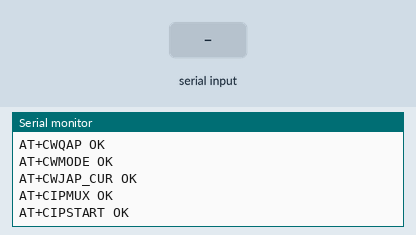
This sketch was run on a simulated Arduino Uno, built with avr-gcc and run on an emulated ATmega328P. On the bench: the last lines printed to the serial monitor. Inputs (shaded band) come from the test bench. The modem accepts every AT command (registered, SIM ready, sends succeed) and sends nothing else.

Above: at 6.8 s.
6.9 s: "ATE0\n" received over the second serial link
At 7.2 s:
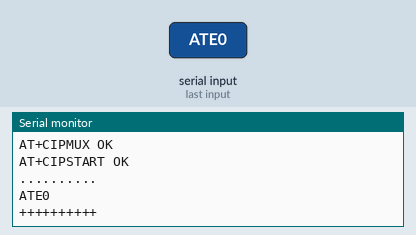
8.4 s: "90,45,200\n" received over the second serial link
At 8.8 s:
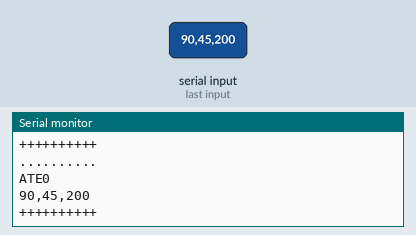
9.9 s: "90,45\n" received over the second serial link
At 11.1 s:
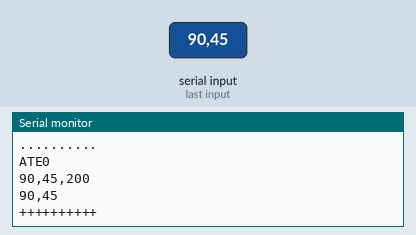
11.4 s: "O90\n" received over the second serial link
At 12.6 s:
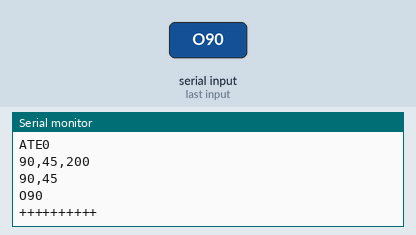
12.9 s: "O,45\n" received over the second serial link
At 14.0 s:
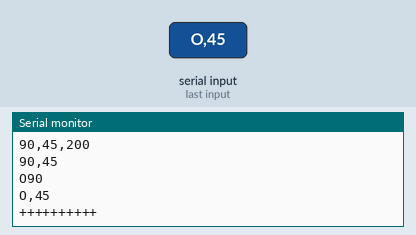
14.4 s: "K90\n" received over the second serial link
At 15.3 s:
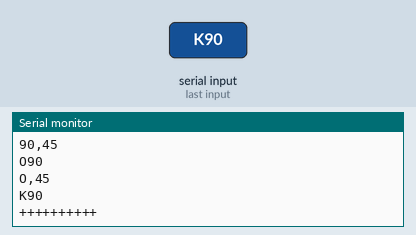

Measured:
- after the input at 6.9 s, the serial monitor: prints a new line at once (image 1)
- after the input at 8.4 s, the serial monitor: prints a new line at once (image 2)
- after the input at 9.9 s, the serial monitor: prints a new line at once (image 3)
- after the input at 11.4 s, the serial monitor: prints a new line at once (image 4)
- after the input at 12.9 s, the serial monitor: prints a new line at once (image 5)
- after the input at 14.4 s, the serial monitor: prints a new line at once (image 6)

The sketch:

wfm.ino
```cpp
#include <SoftwareSerial.h>
#include "wfm.h"

#define RETRY_COUNT    1000
#define AP_INFO       "\"DAL\",\"01041560094\""
#define SVR_INFO      "\"TCP\",\"192.168.0.3\",2654"

#define GBUF_SZ        128

SoftwareSerial srl(6,7);
tagWFM  wfm;
char gbuf[GBUF_SZ];

unsigned int intr[2] = {0,0};

char uart_read()
{
  return srl.read();
}

int uart_write(char* p, int sz)
{
  return srl.write(p, sz);
}

int uart_status(char* p, int sz)
{
  Serial.print(p);
  return 0;
}

void xinterrupt()
{
  char c = srl.read();
  Serial.println(c);

  if ( c=='O' || c=='K' || c=='\r' || c=='\n' )
  {
    delay(4000);
  }
}


void set_interrupt(int id, void(*f)(), int mode, int pn)
{
  intr[0] = (0x0001<<pn);
  attachInterrupt(id, f, mode);
}

void setup() {
  Serial.begin(9600);
  srl.begin(BAUD_RATE);
  Serial.print("program start .... \r\n");
  //set_interrupt(0, xinterrupt, CHANGE, 6);

  memset(&wfm, 0, sizeof(tagWFM));
  wfm.uwrite = uart_write;
  wfm.uread = uart_read;
  wfm.ustatus = uart_status;

  srl.listen();
}

void loop() {
  int c = 0;
  int e = 0;
  int i = 0;
  int sz = 0;
  int r = 0;
  char buf[UART_BUF_SZ];
  char cbuf[2][32];
  char vbuf[32];
  int ce = 0;

  memset(buf, 0, UART_BUF_SZ);
#if 1
  delay(2000);
  wfm_uwrite(&wfm, "AT+UART_DEF", "9600,8,1,0,0");
  e = wfm_uread_check(&wfm, buf, UART_BUF_SZ, "OK\r\n", 4, 1000);
   Serial.print("AT+UART_DEF ");
  if ( e > 0 ) Serial.print("OK\r\n");
  else Serial.print("FAIL\r\n");

  delay(2000);
  srl.begin(9600);
  delay(2000);

  memset(buf, 0, UART_BUF_SZ);
  wfm_uwrite(&wfm, "ATE1", 0);
  e = wfm_uread_check(&wfm, buf, UART_BUF_SZ, "OK\r\n", 4, 1000);
  Serial.print("ATE1 ");
  if ( e > 0 ) Serial.print("OK\r\n");
  else Serial.print("FAIL\r\n");

  memset(buf, 0, UART_BUF_SZ);
  wfm_uwrite(&wfm, "AT+CWAUTOCONN", "0");
  e = wfm_uread_check(&wfm, buf, UART_BUF_SZ, "OK\r\n", 4, 1000);
  Serial.print("AT+CWAUTOCONN ");
  if ( e > 0 ) Serial.print("OK\r\n");
  else Serial.print("FAIL\r\n");

  memset(buf, 0, UART_BUF_SZ);
  wfm_uwrite(&wfm, "AT+CWQAP", 0);
  e = wfm_uread_check(&wfm, buf, UART_BUF_SZ, "OK\r\n", 4, 1000);
  Serial.print("AT+CWQAP ");
  if ( e > 0 ) Serial.print("OK\r\n");
  else Serial.print("FAIL\r\n");

  memset(buf, 0, UART_BUF_SZ);
  wfm_uwrite(&wfm, "AT+CWMODE", "1");
  e = wfm_uread_check(&wfm, buf, UART_BUF_SZ, "OK\r\n", 4, 1000);
  Serial.print("AT+CWMODE ");
  if ( e > 0 ) Serial.print("OK\r\n");
  else Serial.print("FAIL\r\n");

  e = -1;
  while ( 1 )
  {
    if ( e < 0 )
    {
      memset(buf, 0, UART_BUF_SZ);
      wfm_uwrite(&wfm, "AT+CWJAP_CUR", AP_INFO);
    }
    e = wfm_uread_check(&wfm, buf, UART_BUF_SZ, "OK\r\n", 4, 1000);
    if ( e > 0 )
    {
      break;
    }
  }
  Serial.print("AT+CWJAP_CUR ");
  if ( e > 0 ) Serial.print("OK\r\n");
  else Serial.print("FAIL\r\n");

  e = -1;
  while ( 1 )
  {
    if ( e < 0 )
    {
      memset(buf, 0, UART_BUF_SZ);
      wfm_uwrite(&wfm, "AT+CIPMUX", "0");
    }
    e = wfm_uread_check(&wfm, buf, UART_BUF_SZ, "OK\r\n", 4, 1000);
    if ( e > 0 )
    {
      break;
    }
  }
  Serial.print("AT+CIPMUX ");
  if ( e > 0 ) Serial.print("OK\r\n");
  else Serial.print("FAIL\r\n");

  e = -1;
  while ( 1 )
  {
    if ( e < 0 )
    {
      memset(buf, 0, UART_BUF_SZ);
      wfm_uwrite(&wfm, "AT+CIPSTART", SVR_INFO);
    }
    e = wfm_uread_check(&wfm, buf, UART_BUF_SZ, "OK\r\n", 4, 1000);
    if ( e > 0 )
    {
      break;
    }
  }
  Serial.print("AT+CIPSTART ");
  if ( e > 0 ) Serial.print("OK\r\n");
  else Serial.print("FAIL\r\n");

  i = 0;
  while ( 1 )
  {
    e = wfm_uread(&wfm, &buf[i], UART_BUF_SZ);
    if ( e > 0 )
    {
      i+=e;

      Serial.println("..........");
      Serial.println(buf);
      Serial.println("++++++++++");
      sz = wfm_check(&wfm, buf, i, "+IPD,", 5);
      if ( sz > 0 && i>10 )
      {
        //sz = wfm_check(&wfm, buf, i, "\r\n", 2);
        //if ( sz > 0 )
        {
          i = 0;
          ce = wfm_str_dlmtr(&wfm, buf, ":", 0, cbuf[0]);
          cbuf[0][ce] = 0;
          ce = wfm_str_dlmtr(&wfm, buf, ":", 1, cbuf[1]);
          cbuf[1][ce] = 0;

          Serial.println("----------");
          ce = wfm_str_dlmtr(&wfm, cbuf[0], ",", 1, vbuf);
          vbuf[ce] = 0;
          {
            char dbg[32];
            sprintf(dbg, "read : %d --> ", atoi(vbuf));
            Serial.print(dbg);
          }
          ce = wfm_str_dlmtr(&wfm, cbuf[1], ",", 0, vbuf);
          vbuf[ce] = 0;
          {
            char dbg[32];
            sprintf(dbg, "a : %d ,  ", atoi(vbuf));
            Serial.print(dbg);
          }
          ce = wfm_str_dlmtr(&wfm, cbuf[1], ",", 1, vbuf);
          vbuf[ce] = 0;
          {
            char dbg[32];
            sprintf(dbg, "b : %d\r\n", atoi(vbuf));
            Serial.print(dbg);
          }
          Serial.println("==========");
        }
      }
    }
  }

#endif

}
```

wfm.c
```cpp
#include "Arduino.h"
#include "wfm.h"
#include <stdio.h>

void wfm_debug(tagWFM* p, char* buf, int sz, int mode)
{
  int i = 0;
  int ii = 0;
  char dbg[80];

  if ( mode == 0x16 )
  {
    for ( i=0 ; i<sz ; i++ )
    {
      sprintf(&dbg[ii], "%02X:%c ", (unsigned char)*(buf+i), (unsigned char)*(buf+i));
      ii+=5;
    }
    dbg[ii] = 0;
    p->ustatus(dbg, ii);
  }
  else
  {
    p->ustatus(buf, sz);
  }
}

#if 0
int wfm_check_ack(tagWFM* p, char* ack, int sz, char* out, int osz, int m)
{
  int e = UART_PENDDING;
  int idx = 0;
  char c = 0;
  int i = 0;
  int ii=0;
  int _sz = sz-1;

  char str[16];

  for ( idx = 0; idx<osz ; idx++ )
  {
    c = p->uread();
    if ( c >= 0 )
    {
      *(out+p->idx) = c;
      if (  (m==0) && (p->idx>0)  )
      {
        for ( i=0 ; i<sz ; i++ )
        {
          if (  *(out+p->idx-i) == *(ack+_sz) )
          {
            _sz--;
            if ( _sz < 0 )
            {
              e = p->idx;
              p->idx = 0;
              break;
            }
          }
        }
        if ( e > 0 )
        {
          break;
        }
      }
      p->idx++;
      if ( (m>0) && (m==p->idx) )
      {
        e = p->idx;
        break;
      }
    }
  }
  return e;
}
#endif

#if 0
int wfm_uread_check_ack(tagWFM* p, int count, char* ack, int sz, char* out, int osz, int m)
{
  int e = -1;
  int idx = 0;
  for ( idx = 0 ; idx<count ; idx++ )
  {
    e = wfm_check_ack(p, ack, sz, out, osz, m);
    if ( e >= UART_OK  )
    {
      break;
    }
  }
  return e;
}
#endif

int wfm_check(tagWFM* p, char* buf, int sz, char* ack, int asz)
{
  int e = 0;
  int i = 0;
  int _i=0;
  unsigned int chk = 0x0000;
  for ( i=sz-1, _i=asz-1 ; i>=0 ; i-- )
  {
    if (  *(buf+i) == *(ack+_i)  )
    {
      /***************************************
      {
        char dbg[32];
        wfm_debug(p, "\r\n>>>>>>>>>>>>>>>>>>>\r\n", 0, 0);
        sprintf(dbg, "(%d, %d) -> (%02X:%c, %02X:%c)", i, _i, (unsigned char)*(buf+i), *(buf+i), (unsigned char)*(ack+_i), *(ack+_i));
        wfm_debug(p, dbg, 0, 0);
        wfm_debug(p, "\r\n<<<<<<<<<<<<<<<<<<<\r\n", 0, 0);
      }
      ***************************************/
      _i--;
      e++;
      if ( _i < 0 ) break;
    }
    else
    {
      _i = asz-1;
      e = 0;
    }

  }

  if ( _i>=0 ) e = 0;
  return e;
}


int wfm_uread(tagWFM* p, char* buf, int sz)
{
  int i = 0;
  char c = 0;
  for ( i=0 ; i<sz ; )
  {
    c=p->uread();
    if ( c >= 0 )
    {
      *(buf+i) = c;
      i++;
      *(buf+i) = 0;
    }
    else
    {
      break;
    }
  }
  return i;
}

int wfm_uread_check(tagWFM* p, char* buf, int sz, char* ack, int asz, int count)
{
  int e = 0;
  int c = 0;
  int i = 0;
  for (c=0 ; c<count ; c++)
  {
    e = wfm_uread(p, (buf+i), sz);
    if ( e > 0 )
    {
      i+=e;
      /***************************************
      wfm_debug(p, "\r\n-------------------\r\n", 0, 0);
      {
        char dbg[80];
        sprintf(dbg, "i : %d\r\n", i);
        wfm_debug(p, dbg, 0, 0);
      }
      wfm_debug(p, buf, i, 0);
      wfm_debug(p, "\r\n===================\r\n", 0, 0);
      ***************************************/

      e = wfm_check(p, buf, i, ack, asz);
      if ( e > 0 )
      {
        break;
      }
    }
  }
  return e;
}

int wfm_uwrite(tagWFM* p, char* cmd, char* arg)
{
  char _cmd[UART_BUF_SZ];
  if ( arg )
  {
    sprintf(_cmd, "%s=%s\r\n", cmd, arg);
  }
  else
  {
    sprintf(_cmd, "%s\r\n", cmd);
  }
  return p->uwrite(_cmd, strlen(_cmd));
  //return p->srl.write(_cmd, strlen(_cmd));
}

int wfm_write(tagWFM* p, char* buf, int sz, int msec)
{
  int e = 0;
  int i = 0;
  char _sb[UART_BUF_SZ];
  sprintf(_sb, "%d", sz);

  wfm_uwrite(p, "AT+CIPSENDEX", _sb);
  //e = wfm_uread(p, 1000, "> ", 2, 0, 0);
  if ( e == UART_OK )
  {
    sprintf(_sb, "%s", buf);
    p->uwrite(_sb, sz);
    delay(msec);
  }
  return e;
}

int wfm_str_dlmtr(tagWFM* p, char* str, char* dlmtr, int idx, char* out)
{
  int e = 0;
  int i = 0;
  int _i = 0;
  int _idx = 0;

  for ( i=0 ; *(str+i) ; i++, _i++)
  {
    *(out+_i) = *(str+i);
    if ( *(str+i) == *(dlmtr+0)  )
    {
      e = _i;
      _i = -1;
      _idx++;
    }
    if ( *(str+i+1) == 0 )
    {
      _i++;
      e = _i;
      _idx++;
    }
    if ( _idx == (idx+1) )
    {
      *(out+_i) = 0;
      break;
    }
  }

  return e;
}

#if 0
int wfm_read(tagWFM* p, char* buf, int sz)
{
  int e = -1;
  char c = 0;
  int i = 0;
  char ipdbuf[32];

  for ( i=0 ; i<sz ; )
  {
    c = p->uread();
    if ( c>=0 )
    {
      wfm_debug(p, &c, 1, 0x16);
      switch(c)
      {
        case '+':
        case 'I':
        case 'P':
        case 'D':
          ipdbuf[i] = (char)c;
          break;
        default:
          break;
      }
      i++;
      if ( (i>=3) && (ipdbuf[i-3]=='+') && (ipdbuf[i-2]=='I') && (ipdbuf[i-1]=='P') && (ipdbuf[i]=='D') )
      {
        e = i-3;
        memcpy(p->cbuf[0], &ipdbuf[i-3], 4);
        p->idx = 4;
        p->cbuf[0][p->idx] = 0;
        break;
      }
    }
  }
  if ( e < 0 ) return -1;

  p->cidx = 0;
  for ( i=0 ; i<sz ;  )
  {
    c = p->uread();
    if ( c>=0 )
    {
      wfm_debug(p, &c, 1, 0x16);

      p->cbuf[p->cidx][p->idx] = c;
      p->idx++;
      if ( c==':' )
      {
        p->cbuf[p->cidx][p->idx-1] = 0;
        p->cidx++;
        p->idx=0;
        break;
      }
      i++;
    }
  }
  p->cbuf[p->cidx][p->idx] = 0;

  if ( p->cidx == (CBUF_COUNT-1) )
  {
    e = wfm_str_dlmtr(p, p->cbuf[0], ",", 1, buf);
    if ( e > 0 )
    {
      e = atoi(buf);
      memcpy(buf, p->cbuf[1], e);
      buf[e] = 0;
    }
  }
  /****
  wfm_uwrite(p, "ATE0", 0);
  e = wfm_uread(p, 100, "OK", 2);
  if ( e<UART_OK ) return e;
  ****/
  return e;
}
#endif


#if 0
int wfm_read(tagWFM* p, char* buf, int sz)
{
  int e = -1;
  char c = 0;
  int i = 0;
  char ipdbuf[32];

  for ( i=0 ; i<sz ; )
  {
    c = p->uread();
    if ( c>=0 )
    {
      wfm_debug(p, &c, 1, 0x16);
      switch(c)
      {
        case '+':
        case 'I':
        case 'P':
        case 'D':
          ipdbuf[i] = (char)c;
          break;
        default:
          break;
      }
      i++;
      if ( (i>=3) && (ipdbuf[i-3]=='+') && (ipdbuf[i-2]=='I') && (ipdbuf[i-1]=='P') && (ipdbuf[i]=='D') )
      {
        e = i-3;
        memcpy(p->cbuf[0], &ipdbuf[i-3], 4);
        p->idx = 4;
        p->cbuf[0][p->idx] = 0;
        break;
      }
    }
  }
  if ( e < 0 ) return -1;

  p->cidx = 0;
  for ( i=0 ; i<sz ;  )
  {
    c = p->uread();
    if ( c>=0 )
    {
      wfm_debug(p, &c, 1, 0x16);

      p->cbuf[p->cidx][p->idx] = c;
      p->idx++;
      if ( c==':' )
      {
        p->cbuf[p->cidx][p->idx-1] = 0;
        p->cidx++;
        p->idx=0;
        break;
      }
      i++;
    }
  }
  p->cbuf[p->cidx][p->idx] = 0;

  if ( p->cidx == (CBUF_COUNT-1) )
  {
    e = wfm_str_dlmtr(p, p->cbuf[0], ",", 1, buf);
    if ( e > 0 )
    {
      e = atoi(buf);
      memcpy(buf, p->cbuf[1], e);
      buf[e] = 0;
    }
  }
  /****
  wfm_uwrite(p, "ATE0", 0);
  e = wfm_uread(p, 100, "OK", 2);
  if ( e<UART_OK ) return e;
  ****/
  return e;
}
#endif

#if 0
int wfm_read(tagWFM* p, char* buf, int sz)
{
  int e = 0;
  char c = 0;
  int i = 0;

  for ( ; (c = (char)p->uread())>=0; )
  {
    if ( c=='+' )
    {
      p->cidx = 0;
      p->idx = 0;
    }
    p->cbuf[p->cidx][p->idx] = c;
    p->idx++;

    if ( c==':' )
    {
      p->cbuf[p->cidx][p->idx-1] = 0;
      p->cidx++;
      p->idx=0;
      i = -1;
    }
  }
  p->cbuf[p->cidx][p->idx] = 0;

  p->ustatus(p->cbuf[0], 32);
  p->ustatus(p->cbuf[1], 32);

  if ( p->cidx == (CBUF_COUNT-1) )
  {
    e = wfm_str_dlmtr(p, p->cbuf[0], ",", 1, buf);
    if ( e > 0 )
    {
      e = atoi(buf);
      {
        char dbg[32];
        sprintf(dbg, "-> %d -> %s\r\n", e, p->cbuf[1]);
        p->ustatus(dbg, e);
      }
      memcpy(buf, p->cbuf[1], e);
      buf[e] = 0;
    }
  }
  /****
  wfm_uwrite(p, "ATE0", 0);
  e = wfm_uread(p, 100, "OK", 2);
  if ( e<UART_OK ) return e;
  ****/
  return e;
}
#endif
```

wfm.h
```cpp
#ifndef __WFM_H_5002903e_7609_44f2_a211_ee0fa7ef5669__
#define __WFM_H_5002903e_7609_44f2_a211_ee0fa7ef5669__

#include "Arduino.h"

#ifdef __cplusplus
extern "C" {
#endif

#define BAUD_RATE          115200
#define UART_BUF_SZ        128
#define CBUF_COUNT         2
#define UART_OK            0
#define UART_FAIL          -1
#define UART_PENDDING      -2

typedef struct
{
  ////SoftwareSerial srl(6,7);

  //char buf[UART_BUF_SZ];
  //char cbuf[CBUF_COUNT][UART_BUF_SZ];
  //int  idx;
  //int  cidx;

  int (*uwrite)(char*, int);
  char (*uread)();
  int (*ustatus)(char*, int);

}tagWFM;

//int wfm_check_ack(tagWFM* p, char* ack, int sz, char* out, int osz, int m);
//int wfm_uread_check_ack(tagWFM* p, int count, char* ack, int sz, char* out, int osz, int m);
void wfm_debug(tagWFM* p, char* buf, int sz, int mode);
int wfm_uread_check(tagWFM* p, char* buf, int sz, char* ack, int asz, int count);
int wfm_uread(tagWFM* p, char* buf, int sz);
int wfm_check(tagWFM* p, char* buf, int sz, char* ack, int asz);
int wfm_uwrite(tagWFM* p, char* cmd, char* arg);
int wfm_write(tagWFM* p, char* buf, int sz, int msec);
//int wfm_read(tagWFM* p, char* buf, int sz);
int wfm_str_dlmtr(tagWFM* p, char* str, char* dlmtr, int idx, char* out);

#ifdef __cplusplus
}
#endif

#endif
```
